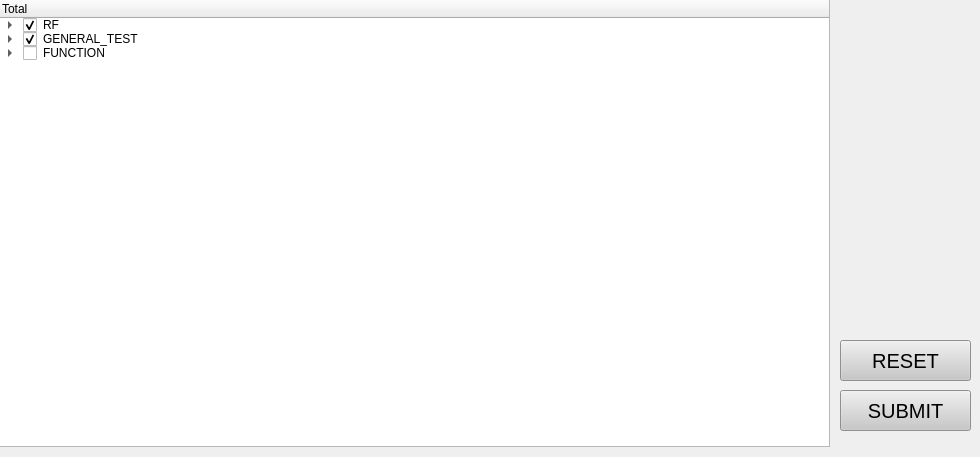
    <widget class="QWidget" name="tab_4">
     <attribute name="title">
      <string>Test flow</string>
     </attribute>
     <widget class="QTreeWidget" name="trwTestFlow">
      <property name="geometry">
       <rect>
        <x>-1</x>
        <y>-1</y>
        <width>831</width>
        <height>448</height>
       </rect>
      </property>
      <column>
       <property name="text">
        <string>Total</string>
       </property>
      </column>
      <item>
       <property name="text">
        <string>RF</string>
       </property>
       <property name="checkState">
        <enum>Checked</enum>
       </property>
       <item>
        <property name="text">
         <string>TX</string>
        </property>
        <property name="checkState">
         <enum>Checked</enum>
        </property>
       </item>
       <item>
        <property name="text">
         <string>RX</string>
        </property>
        <property name="checkState">
         <enum>Checked</enum>
        </property>
       </item>
       <item>
        <property name="text">
         <string>ANALOG</string>
        </property>
        <property name="checkState">
         <enum>Checked</enum>
        </property>
       </item>
      </item>
      <item>
       <property name="text">
        <string>GENERAL_TEST</string>
       </property>
       <property name="checkState">
        <enum>Checked</enum>
       </property>
       <item>
        <property name="text">
         <string>USER_FW_CKECK</string>
        </property>
        <property name="checkState">
         <enum>Checked</enum>
        </property>
        <item>
         <property name="text">
          <string>USER_FW_VER_TEST</string>
         </property>
         <property name="flags">
          <set>ItemIsSelectable|ItemIsDragEnabled|ItemIsEnabled</set>
         </property>
         <item>
          <property name="text">
           <string>USER_FW_VER_BAUD</string>
          </property>
          <property name="flags">
           <set>ItemIsSelectable|ItemIsDragEnabled|ItemIsEnabled</set>
          </property>
          <item>
           <property name="text">
            <string>115200</string>
           </property>
           <property name="flags">
            <set>ItemIsSelectable|ItemIsEditable|ItemIsDragEnabled|ItemIsEnabled</set>
           </property>
          </item>
         </item>
         <item>
          <property name="text">
           <string>USER_FW_VER_STR</string>
          </property>
          <property name="flags">
           <set>ItemIsSelectable|ItemIsDragEnabled|ItemIsEnabled</set>
          </property>
          <item>
           <property name="text">
            <string>ver_1.0.0</string>
           </property>
           <property name="flags">
            <set>ItemIsSelectable|ItemIsEditable|ItemIsDragEnabled|ItemIsEnabled</set>
           </property>
          </item>
         </item>
         <item>
          <property name="text">
           <string>USER_FW_VER_TIMEOUT(s)</string>
          </property>
          <property name="flags">
           <set>ItemIsSelectable|ItemIsDragEnabled|ItemIsEnabled</set>
          </property>
          <item>
           <property name="text">
            <string>3</string>
           </property>
           <property name="flags">
            <set>ItemIsSelectable|ItemIsEditable|ItemIsDragEnabled|ItemIsEnabled</set>
           </property>
          </item>
         </item>
         <item>
          <property name="text">
           <string>USER_FW_VER_DELAY(s)</string>
          </property>
          <property name="flags">
           <set>ItemIsSelectable|ItemIsDragEnabled|ItemIsEnabled</set>
          </property>
          <item>
           <property name="text">
            <string>0</string>
           </property>
           <property name="flags">
            <set>ItemIsSelectable|ItemIsEditable|ItemIsDragEnabled|ItemIsEnabled</set>
           </property>
          </item>
         </item>
        </item>
        <item>
         <property name="text">
          <string>USER_TEST_CMD&lt;cmd,rsp,tmo&gt;</string>
         </property>
         <property name="flags">
          <set>ItemIsSelectable|ItemIsDragEnabled|ItemIsEnabled</set>
         </property>
         <item>
          <property name="text">
           <string>&lt;AT+GMR,&quot;1.0.b1.0&quot;,5&gt;;&lt;AT+CWLAP,&quot;OK&quot;,5&gt;</string>
          </property>
          <property name="flags">
           <set>ItemIsSelectable|ItemIsEditable|ItemIsDragEnabled|ItemIsEnabled</set>
          </property>
         </item>
        </item>
       </item>
       <item>
        <property name="text">
         <string>GPIO_8266_TEST</string>
        </property>
        <property name="checkState">
         <enum>Checked</enum>
        </property>
        <item>
         <property name="text">
          <string>GPIO_8266_TEST_PIN</string>
         </property>
         <property name="flags">
          <set>ItemIsSelectable|ItemIsDragEnabled|ItemIsEnabled</set>
         </property>
         <item>
          <property name="text">
           <string>0x3030</string>
          </property>
          <property name="flags">
           <set>ItemIsSelectable|ItemIsEditable|ItemIsDragEnabled|ItemIsEnabled</set>
          </property>
         </item>
        </item>
        <item>
         <property name="text">
          <string>GPIO_8266_TEST_VAL</string>
         </property>
         <property name="flags">
          <set>ItemIsSelectable|ItemIsDragEnabled|ItemIsEnabled</set>
         </property>
         <item>
          <property name="text">
           <string>0x1010</string>
          </property>
          <property name="flags">
           <set>ItemIsSelectable|ItemIsEditable|ItemIsDragEnabled|ItemIsEnabled</set>
          </property>
         </item>
        </item>
        <item>
         <property name="text">
          <string>GPIO_8266_TEST_READ_EN</string>
         </property>
         <property name="flags">
          <set>ItemIsSelectable|ItemIsDragEnabled|ItemIsEnabled</set>
         </property>
         <item>
          <property name="text">
           <string>0</string>
          </property>
          <property name="flags">
           <set>ItemIsSelectable|ItemIsEditable|ItemIsDragEnabled|ItemIsEnabled</set>
          </property>
         </item>
        </item>
        <item>
         <property name="text">
          <string>GPIO_8266_TEST_VAL_TARGET</string>
         </property>
         <property name="flags">
          <set>ItemIsSelectable|ItemIsDragEnabled|ItemIsEnabled</set>
         </property>
         <item>
          <property name="text">
           <string>0x3030</string>
          </property>
          <property name="flags">
           <set>ItemIsSelectable|ItemIsEditable|ItemIsDragEnabled|ItemIsEnabled</set>
          </property>
         </item>
        </item>
       </item>
       <item>
        <property name="text">
         <string>GPIO_32_TEST</string>
        </property>
        <property name="checkState">
         <enum>Checked</enum>
        </property>
        <item>
         <property name="text">
          <string>GPIO_32_TEST_VAL_0</string>
         </property>
         <property name="flags">
          <set>ItemIsSelectable|ItemIsDragEnabled|ItemIsEnabled</set>
         </property>
         <item>
          <property name="text">
           <string>0xD9000C20</string>
          </property>
          <property name="flags">
           <set>ItemIsSelectable|ItemIsEditable|ItemIsDragEnabled|ItemIsEnabled</set>
          </property>
         </item>
        </item>
        <item>
         <property name="text">
          <string>GPIO_32_TEST_VAL_1</string>
         </property>
         <property name="flags">
          <set>ItemIsSelectable|ItemIsDragEnabled|ItemIsEnabled</set>
         </property>
         <item>
          <property name="text">
           <string>0x0054E0E0</string>
          </property>
          <property name="flags">
           <set>ItemIsSelectable|ItemIsEditable|ItemIsDragEnabled|ItemIsEnabled</set>
          </property>
         </item>
        </item>
        <item>
         <property name="text">
          <string>GPIO_32_TEST_VAL_2</string>
         </property>
         <property name="flags">
          <set>ItemIsSelectable|ItemIsDragEnabled|ItemIsEnabled</set>
         </property>
         <item>
          <property name="text">
           <string>0x00000055</string>
          </property>
          <property name="flags">
           <set>ItemIsSelectable|ItemIsEditable|ItemIsDragEnabled|ItemIsEnabled</set>
          </property>
         </item>
        </item>
        <item>
         <property name="text">
          <string>GPIO_32_TEST_TARGET_0</string>
         </property>
         <property name="flags">
          <set>ItemIsSelectable|ItemIsDragEnabled|ItemIsEnabled</set>
         </property>
         <item>
          <property name="text">
           <string>0x33000000</string>
          </property>
          <property name="flags">
           <set>ItemIsSelectable|ItemIsEditable|ItemIsDragEnabled|ItemIsEnabled</set>
          </property>
         </item>
        </item>
        <item>
         <property name="text">
          <string>GPIO_32_TEST_TARGET_1</string>
         </property>
         <property name="flags">
          <set>ItemIsSelectable|ItemIsDragEnabled|ItemIsEnabled</set>
         </property>
         <item>
          <property name="text">
           <string>0x00AC0000</string>
          </property>
          <property name="flags">
           <set>ItemIsSelectable|ItemIsEditable|ItemIsDragEnabled|ItemIsEnabled</set>
          </property>
         </item>
        </item>
        <item>
         <property name="text">
          <string>GPIO_32_TEST_TARGET_2</string>
         </property>
         <property name="flags">
          <set>ItemIsSelectable|ItemIsDragEnabled|ItemIsEnabled</set>
         </property>
         <item>
          <property name="text">
           <string>0x000000BB</string>
          </property>
          <property name="flags">
           <set>ItemIsSelectable|ItemIsEditable|ItemIsDragEnabled|ItemIsEnabled</set>
          </property>
         </item>
        </item>
       </item>
       <item>
        <property name="text">
         <string>FLASH_ID_CHECK</string>
        </property>
        <property name="checkState">
         <enum>Checked</enum>
        </property>
       </item>
       <item>
        <property name="text">
         <string>FLASH_RW_CHECK</string>
        </property>
        <property name="checkState">
         <enum>Checked</enum>
        </property>
       </item>
       <item>
        <property name="text">
         <string>ADC_TEST</string>
        </property>
        <property name="checkState">
         <enum>Checked</enum>
        </property>
       </item>
       <item>
        <property name="text">
         <string>PSRAMTEST</string>
        </property>
        <property name="checkState">
         <enum>Checked</enum>
        </property>
       </item>
       <item>
        <property name="text">
         <string>PVTTEST</string>
        </property>
        <property name="checkState">
         <enum>Checked</enum>
        </property>
       </item>
      </item>
      <item>
       <property name="text">
        <string>FUNCTION</string>
       </property>
       <property name="checkState">
        <enum>Unchecked</enum>
       </property>
       <item>
        <property name="text">
         <string>USER_FW_DOWNLOAD</string>
        </property>
        <property name="checkState">
         <enum>Unchecked</enum>
        </property>
        <item>
         <property name="text">
          <string>USER_FW_DOWNLOAD_PORT</string>
         </property>
         <property name="flags">
          <set>ItemIsSelectable|ItemIsDragEnabled|ItemIsEnabled</set>
         </property>
         <item>
          <property name="text">
           <string>SPI</string>
          </property>
          <property name="flags">
           <set>ItemIsSelectable|ItemIsEditable|ItemIsDragEnabled|ItemIsEnabled</set>
          </property>
         </item>
        </item>
        <item>
         <property name="text">
          <string>USER_FW_FORCE_DOWNLOAD</string>
         </property>
         <property name="flags">
          <set>ItemIsSelectable|ItemIsDragEnabled|ItemIsEnabled</set>
         </property>
         <item>
          <property name="text">
           <string>bin_pairs&lt;path,addr&gt;</string>
          </property>
          <property name="flags">
           <set>ItemIsSelectable|ItemIsDragEnabled|ItemIsEnabled</set>
          </property>
          <item>
           <property name="text">
            <string>&lt;./image/blank.bin,0xfc000&gt;;&lt;./bin/test.bin,0x0&gt;</string>
           </property>
           <property name="flags">
            <set>ItemIsSelectable|ItemIsEditable|ItemIsDragEnabled|ItemIsEnabled</set>
           </property>
          </item>
         </item>
        </item>
       </item>
       <item>
        <property name="text">
         <string>CUSTOM_MAC</string>
        </property>
        <property name="checkState">
         <enum>Unchecked</enum>
        </property>
        <item>
         <property name="text">
          <string>CUS_MAC_ADDR</string>
         </property>
         <property name="flags">
          <set>ItemIsSelectable|ItemIsDragEnabled|ItemIsEnabled</set>
         </property>
         <item>
          <property name="text">
           <string>0x79000</string>
          </property>
          <property name="flags">
           <set>ItemIsSelectable|ItemIsEditable|ItemIsDragEnabled|ItemIsEnabled</set>
          </property>
         </item>
        </item>
        <item>
         <property name="text">
          <string>MAC_FILE_PATH</string>
         </property>
         <property name="flags">
          <set>ItemIsSelectable|ItemIsDragEnabled|ItemIsEnabled</set>
         </property>
         <item>
          <property name="text">
           <string>/config/mac.csv</string>
          </property>
          <property name="flags">
           <set>ItemIsSelectable|ItemIsEditable|ItemIsDragEnabled|ItemIsEnabled</set>
          </property>
         </item>
        </item>
       </item>
       <item>
        <property name="text">
         <string>FLASH_CMD_TEST</string>
        </property>
        <property name="checkState">
         <enum>Unchecked</enum>
        </property>
        <item>
         <property name="text">
          <string>ESP32_FLASH_80M_TEST_CMD</string>
         </property>
         <property name="flags">
          <set>ItemIsSelectable|ItemIsDragEnabled|ItemIsEnabled</set>
         </property>
         <item>
          <property name="text">
           <string>flash_op 0x0 0x5aff00a5 16 0 1 6 5 3 3 1</string>
          </property>
          <property name="flags">
           <set>ItemIsSelectable|ItemIsEditable|ItemIsDragEnabled|ItemIsEnabled</set>
          </property>
         </item>
        </item>
        <item>
         <property name="text">
          <string>ESP32_FLASH_PASS_FREQ_MHZ</string>
         </property>
         <property name="flags">
          <set>ItemIsSelectable|ItemIsDragEnabled|ItemIsEnabled</set>
         </property>
         <item>
          <property name="text">
           <string>88</string>
          </property>
          <property name="flags">
           <set>ItemIsSelectable|ItemIsEditable|ItemIsDragEnabled|ItemIsEnabled</set>
          </property>
         </item>
        </item>
       </item>
       <item>
        <property name="text">
         <string>ESP32_ADC_REF_CAL</string>
        </property>
        <property name="checkState">
         <enum>Unchecked</enum>
        </property>
       </item>
      </item>
     </widget>
     <widget class="QPushButton" name="pbTFSubmit">
      <property name="geometry">
       <rect>
        <x>840</x>
        <y>390</y>
        <width>131</width>
        <height>41</height>
       </rect>
      </property>
      <property name="font">
       <font>
        <pointsize>15</pointsize>
       </font>
      </property>
      <property name="styleSheet">
       <string notr="true">border-color: rgb(0, 0, 0);
background-color: rgb(200, 200, 200);</string>
      </property>
      <property name="text">
       <string>SUBMIT</string>
      </property>
     </widget>
     <widget class="QPushButton" name="pbTFReset">
      <property name="geometry">
       <rect>
        <x>840</x>
        <y>340</y>
        <width>131</width>
        <height>41</height>
       </rect>
      </property>
      <property name="font">
       <font>
        <pointsize>15</pointsize>
       </font>
      </property>
      <property name="styleSheet">
       <string notr="true">border-color: rgb(0, 0, 0);
background-color: rgb(200, 200, 200);</string>
      </property>
      <property name="text">
       <string>RESET</string>
      </property>
     </widget>
    </widget>
